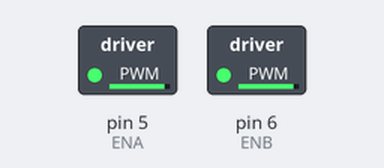
A sketch run on a simulated Arduino Uno, built with avr-gcc and run on an emulated ATmega328P. On the bench: switched loads named in the sketch (green lamp = pin HIGH).

Above: at 0.1 s.
Timing chart, 0 to 1.6 s (numbered marks = the images above):
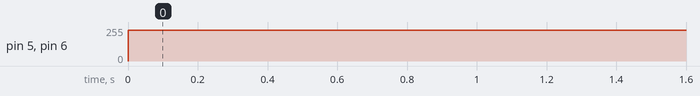

Measured:
- by itself, pin 5 (ENA), pin 6 (ENB): 0/255 → 232/255 at 0.00 s

The sketch:

arduino_motor_control.ino
```cpp
/*Arduino pin is connected to the Motor drive module*/
#define ENA 5
#define ENB 6
#define IN1 7
#define IN2 8
#define IN3 9
#define IN4 11

//#define ECHO_PIN A4
//#define TRIG_PIN A5

/*
  Control motor：Car movement forward
*/
void forward(int16_t in_carSpeed)
{
  analogWrite(ENA, in_carSpeed);
  analogWrite(ENB, in_carSpeed);
  digitalWrite(IN1, HIGH);
  digitalWrite(IN2, LOW);
  digitalWrite(IN3, LOW);
  digitalWrite(IN4, HIGH);
}

/*
  Control motor：Car moving backwards
*/
void back(int16_t in_carSpeed)
{
  analogWrite(ENA, in_carSpeed);
  analogWrite(ENB, in_carSpeed);
  digitalWrite(IN1, LOW);
  digitalWrite(IN2, HIGH);
  digitalWrite(IN3, HIGH);
  digitalWrite(IN4, LOW);
}

void setup() {
  // put your setup code here, to run once:
    //set constant speed to 41.62, or roughly 2cm/s
  //Serial.begin(9600);
  //Serial.print("Serial Live"\n);

}

void loop() {
  // put your main code here, to run repeatedly:
  forward(1000);
  delay(1000);
  back(1000);
  delay(1000);
}
```
